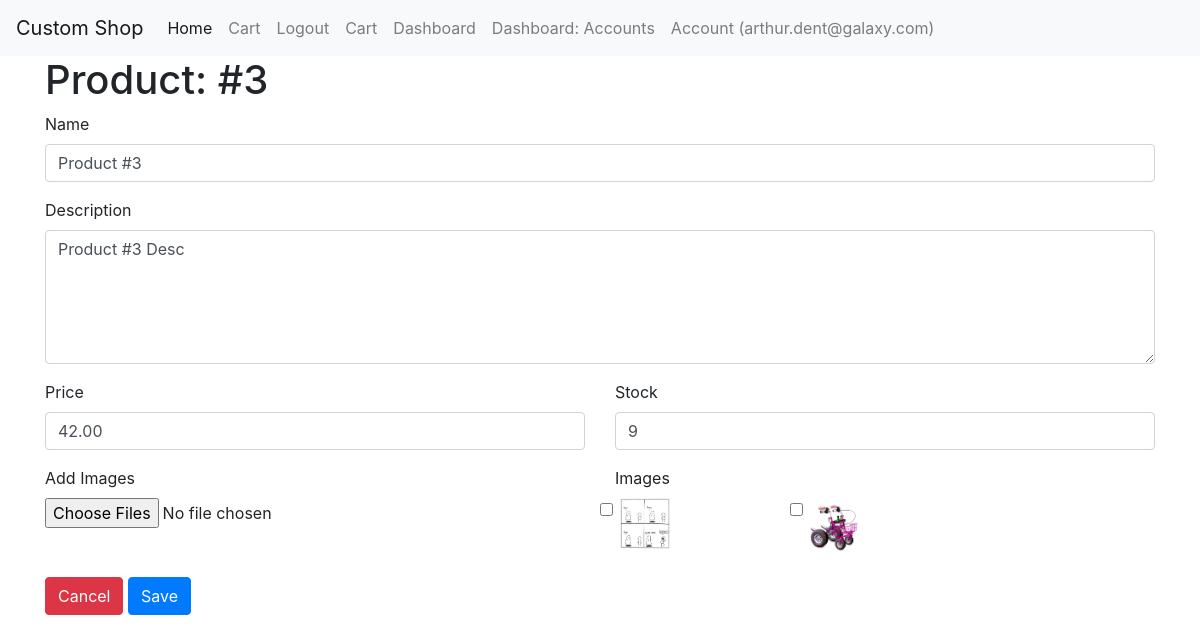
Page /products/3/edit (signed in) on the committed database.
### tables this page shows
CREATE TABLE `products` (
  `id` int(11) NOT NULL,
  `name` varchar(255) NOT NULL,
  `description` text DEFAULT NULL,
  `price` float NOT NULL,
  `stock` int(11) NOT NULL,
  `images` text DEFAULT NULL
);

### core/View.php (called while the page is built, shortened)
<?php
class View
{
    public static function load (string $view, array $params = [], string $layout = 'main')
    {
        require_once __DIR__ . "/../resources/views/layouts/$layout.php";
    }
}

### app/Controllers/AdminProductController.php (called while the page is built, shortened)
<?php
class AdminProductController
{
    public function editForm (int $id)
    {
        $product = Product::find($id);
        View::load('admin/productForm', [
            'product' => $product,
            'errors' => Session::get('errors', [], true)
        ]);
    }
}

### index.php (called while the page is built, shortened)
<?php
spl_autoload_register(function ($namespaceAndClassname) {
    $namespaceAndClassname = str_replace('Core', 'core', $namespaceAndClassname);
    $namespaceAndClassname = str_replace('App', 'app', $namespaceAndClassname);
    $filepath = str_replace('\\', '/', $namespaceAndClassname);
});
$app = new \Core\Bootstrap();

### core/Helpers/Config.php (called while the page is built, shortened)
<?php
class Config
{
    public static function get ($configString = '', $default = null)
    {
        if (strlen($configString) >= 3) {
            $filename = explode('.', $configString)[0];
            $key = explode('.', $configString)[1];
            $config = require __DIR__ . "/../../config/$filename.php";
            if (array_key_exists($key, $config)) {
                return $config[$key];
            } else {
                return $default;
            }
        }
    }
}

### config/database.php (called while the page is built)
<?php
return [
    'host' => 'mariadb',
    'username' => 'root',
    'password' => 'password',
    'dbname' => 'mvc',
    'port' => 3306
];

### core/Database.php (called while the page is built, shortened)
<?php
class Database
{
    private $link;
    public function __construct ()
    {
        $this->link = new \mysqli(
            Config::get('database.host'),
            Config::get('database.username'),
            Config::get('database.password'),
            Config::get('database.dbname'),
            Config::get('database.port', 3306)
        );
        $this->link->set_charset('utf8');
    }
    public function query (string $sql, array $params = [])
    {
        $this->stmt = $this->link->prepare($sql);
        if (count($params) >= 1) {
            $paramTypes = [];
            $paramValues = [];
            foreach ($params as $key => $value) {
                $paramTypes[] = explode(':', $key)[0];
                $_value = $value;
                $paramValues[] = &$_value;
            }
            $paramString = implode('', $paramTypes);
            array_unshift($paramValues, $paramString);
            call_user_func_array([$this->stmt, 'bind_param'], $paramValues);
        }
        $this->stmt->execute();
        $result = $this->stmt->get_result();
        return $result->fetch_all(MYSQLI_ASSOC);
    }
}

### core/Models/ModelTrait.php (called while the page is built, shortened)
<?php
trait ModelTrait
{
    public static function find (int $id)
    {
        $db = new Database();
        $tableName = self::$tableName;
        $result = $db->query("SELECT * FROM {$tableName} WHERE id = ?", [
            'i:id' => $id
        ]);
        $data = new self($result[0]);
        return $data;
    }
}

### app/Models/Product.php (called while the page is built, shortened)
<?php
class Product
{
    public $price = 0.0;
    public static $imagesDelimiter = ';';
    public function fill (array $data = [])
    {
        $this->id = $data['id'];
        $this->name = $data['name'];
        $this->description = $data['description'];
        $this->price = $data['price'];
        $this->stock = $data['stock'];
        if (!empty($data['images'])) {
            if (strpos($data['images'], self::$imagesDelimiter) >= 0) {
                $this->images = explode(self::$imagesDelimiter, $data['images']);
            } else {
                $this->images[] = $data['images'];
            }
        }
    }
    public function getPriceFloat ()
    {
        return sprintf('%.2f', $this->price);
    }
}

### resources/views/admin/productForm.view.php (the view, shortened to what this page needs)
<h1>Product: #<?php echo $product->id; ?></h1>
<form action="products/<?php echo $product->id; ?>/do-edit" method="post" enctype="multipart/form-data">
    <div class="form-group">
        <label for="name">Name</label>
        <input type="text" class="form-control" name="name" value="<?php echo $product->name; ?>">
    </div>
    <div class="form-group">
        <label for="description">Description</label>
        <textarea name="description" id="description" rows="5" class="form-control"><?php echo $product->description; ?></textarea>
    </div>
    <div class="row">
        <div class="form-group col">
            <label for="price">Price</label>
            <input type="number" class="form-control" name="price" step="0.01" value="<?php echo $product->getPriceFloat(); ?>">
        </div>
        <div class="form-group col">
            <label for="stock">Stock</label>
            <input type="number" class="form-control" name="stock" value="<?php echo $product->stock; ?>">
        </div>
    </div>
    <div class="row">
        <div class="form-group col">
            <label for="images[]">Add Images</label>
            <input type="file" class="form-control-file" name="images[]" multiple>
        </div>
        <div class="col">
            <label for="delete-images">Images</label>
            <?php if (!empty($product->images)): ?>
                <div class="row">
                    <?php foreach ($product->images as $image): ?>
                        <div class="form-group form-check col-4">
                            <label>
                                <input type="checkbox" class="form-check-input" name="delete-images[<?php echo $image; ?>]">
                                <img src="storage/<?php echo $image; ?>" width="50" height="auto">
                            </label>
                        </div>
                    <?php endforeach; ?>
                </div>
            <?php else: ?>
                <p class="alert alert-info">Derzeit sind keine Bilder verlinkt.</p>
            <?php endif; ?>
        </div>
    </div>
    <a href="dashboard" class="btn btn-danger">Cancel</a>
    <button class="btn btn-primary" type="submit">Save</button>
</form>

### rows in the picture
products: id "3", name "Product #3", description "Product #3 Desc", price "42.00", stock "9"
